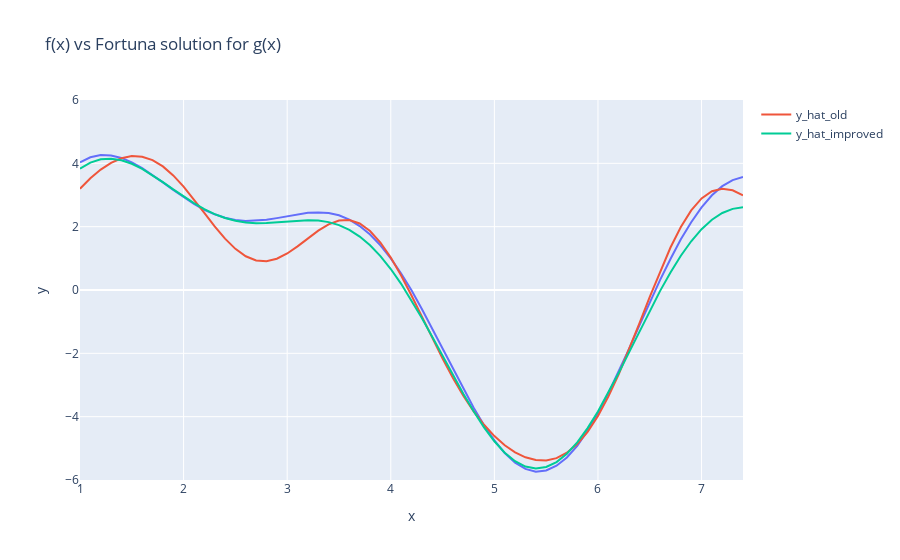

The code cell stored with this chart in its notebook:
### Markdown cell above
# Task 4 -- Revisit the Fortuna Algorithm

Below is a implementation of Fortuna that uses fits linear function $f_{\theta} = a x + b$ where $\theta = \{a,b\}$ to a function $g(x)$.  
However, as is evidently from the graph, $g(x)$ is not a linear function.  

1) Change the code to instead use $f_{\theta}(x) = \sum\limits_{k=1}^{3} \Psi_k \sin(\gamma_k (x + \omega_k)) $.  
  Such that $|\theta| = 9$, where each parameter $c$ in $\theta$ is in $[-4. 4]$.  
That is, $f_{\theta}(x)$ is a sum of three sin terms. **Do not change the range of the sample\_theta function.**

3) However, it seems Fortuna (on average) struggles to find the optimal parameters $\theta$.  
Therefore you will have to innovate and change the Fortuna algorithm so that it faster finds "better solutions".
What changes did you make and **why** did you make them, and how did you measure how efficient these changes were?  
A excellent solution here will have an expected best loss of less than 5 using 100000 guesses. (take the average over 100 runs).
**But ANY improvment is sufficient to pass!**  

4) Using your newly made modified Fortuna Algorithm optimize the function: $h(x) = \mu - (\zeta sin(\kappa x) )  (\tau (x + \lambda))$ .  
The y values for this function can be found in the numpy array ys_h_1 (in the code below).  
Also test the values for ys_h_2. (the x is the same for all functions).

Does your new and improved Fortuna outperform the regular fortuna on this function as well? Why?   
**Remember to change your model to match $h(x)$**


4) [**Optional**] Develop a multiprocces implemention of the Fortuna algorithm using python's multiprocessing library (https://docs.python.org/3/library/multiprocessing.html).  
How are the speed ups? Are Fortuna really suited to parallel execution?

### Code cell
%%time
# the magic %%time has to be the first line in the cell, and reports the total exec time of the cell.

# ============================================================
# Imports
# ============================================================
import random
import numpy as np
import plotly.express as px
import tqdm

# ============================================================
# Models: g(x) and h(x)
# ============================================================
def predict(x, theta):
    """
    g(x): Sum of 3 sine terms.
    theta = (a1, b1, c1,  a2, b2, c2,  a3, b3, c3)
    """
    a_1, b_1, c_1, a_2, b_2, c_2, a_3, b_3, c_3 = theta
    return a_1 * np.sin(b_1*(x + c_1)) + a_2 * np.sin(b_2*(x + c_2)) + a_3 * np.sin(b_3*(x + c_3)) # this is the model

def predict_h(x, theta):
    """
    h(x): a - (b * sin(c * x)) * (d * (x + e))
    theta = (a, b, c, d, e)
    """
    a, b, c, d, e = theta
    return a - (b * np.sin(c * x)) * (d * (x + e))

# ============================================================
# Utilities
# ============================================================
def sample_theta(size_of_theta):
    theta = np.random.uniform(-4, 4, size=size_of_theta)
    return theta

def get_loss(y_hat, ys):
    loss = ((y_hat - ys)**2).sum()
    return loss

# ============================================================
# Fortuna (baseline): pure random search, repeated
# ============================================================
def old_fortuna(func, xs, ys, best_losses, best_thetas, n_params, repetitions):
    """
    Baseline Fortuna:
      - For each repetition:
          * Draw many random thetas
          * Keep the best (lowest loss) within this repetition
      - Append the per-repetition best (loss, theta) to output lists
      - Finally print average best loss and overall best across repetitions

    Arguments:
      func         : model function: func(xs, theta) -> y_hat
      xs, ys       : data (1D xs, 1D ys)
      best_losses  : list to append per-repetition best loss
      best_thetas  : list to append per-repetition best theta
      n_params     : dimensionality of theta (9 for g, 5 for h)
      repetitions  : how many outer repetitions (e.g., 100)
    """
    best_loss = float('inf')
    best_theta = sample_theta(n_params)

    for _ in tqdm.tqdm(range(repetitions)): # repeat the whole random search 100 times to get a better estimate of the best loss.
        for _ in range(100000): 
            curr_theta = sample_theta(n_params)
            y_hat = func(xs, curr_theta)
            curr_loss = get_loss(y_hat, ys)

            if best_loss > curr_loss:
                best_loss = curr_loss
                best_theta = curr_theta

        best_losses.append(best_loss)  # store the best loss of this repetition
        best_thetas.append(best_theta) # store the best theta of this repetition

    print("Average best loss old fortuna:", np.mean(best_losses))
    print("Overall best loss old fortuna:", best_losses[np.argmin(best_losses)]) 
    print("Overall best theta old fortuna:", best_thetas[np.argmin(best_losses)])

# ============================================================
# Fortuna (improved): random search + local refinement
# ============================================================
def improved_fortuna(func, xs, ys, best_losses, best_thetas, n_params, repetitions):
    """
    Improved Fortuna:
      1) Run the same random search as 'old_fortuna' to populate best_losses/best_thetas per repetition.
      2) Local refinement: pick the indices of the k (here 10) best losses found so far, and
         jiggle their thetas with small uniform noise in [-epsilon, +epsilon] to (hopefully) escape shallow minima.

    Notes:
      - 'epsilon' is a small step size for local search (defined below).
      - The refinement loop is modest (100 passes) to keep runtime manageable.
    """
    best_loss = float('inf')
    best_theta = sample_theta(n_params)

    for _ in tqdm.tqdm(range(repetitions)): # repeat the whole random search 100 times to get a better estimate of the best loss.
        for _ in range(100000): 
            curr_theta = sample_theta(n_params)
            y_hat = func(xs, curr_theta)
            curr_loss = get_loss(y_hat, ys)

            if best_loss > curr_loss:
                best_loss = curr_loss
                best_theta = curr_theta

        best_losses.append(best_loss)
        best_thetas.append(best_theta)

    # Local minima search around the best solutions found so far
    indices_smallest = np.argsort(best_losses)[:10] # pick top-10 candidates for refinement
    for _ in tqdm.tqdm(range(100)):
        for i in indices_smallest:
            new_theta = best_thetas[i] + np.random.uniform(-epsilon, epsilon, size=n_params)
            y_hat = func(xs, new_theta)
            new_loss = get_loss(y_hat, ys)

            if new_loss < best_losses[i]:
                best_losses[i] = new_loss
                best_thetas[i] = new_theta

    print("Average best loss improved fortuna:", np.mean(best_losses))
    print("Overall best loss improved fortuna:", best_losses[np.argmin(best_losses)])
    print("Overall best theta improved fortuna:", best_thetas[np.argmin(best_losses)])

# ============================================================
# Data: x-grid and three target series (ys, ys_h_1, ys_h_2)
# ============================================================
xs = np.array([1.0, 1.1, 1.2, 1.3, 1.4, 1.5, 1.6, 1.7, 1.8, 1.9, 2.0, 2.1, 2.2, 2.3, 2.4, 2.5, 2.6, 2.7, 2.8, 2.9, 3.0, 3.1, 3.2, 3.3, 3.4, 3.5, 3.6, 3.7, 3.8, 3.9, 4.0, 4.1, 4.2, 4.3, 4.4, 4.5, 4.6, 4.7, 4.8, 4.9, 5.0, 5.1, 5.2, 5.3, 5.4, 5.5, 5.6, 5.7, 5.8, 5.9, 6.0, 6.1, 6.2, 6.3, 6.4, 6.5, 6.6, 6.7, 6.8, 6.9, 7.0, 7.1, 7.2, 7.3, 7.4])
ys = np.array([4.03, 4.19, 4.26, 4.25, 4.17, 4.03, 3.85, 3.63, 3.40, 3.16, 2.93, 2.72, 2.53, 2.39, 2.28, 2.21, 2.18, 2.19, 2.22, 2.27, 2.33, 2.39, 2.44, 2.45, 2.43, 2.36, 2.22, 2.02, 1.75, 1.41, 1.00, 0.52, -0.01, -0.60, -1.22, -1.86, -2.50, -3.13, -3.72, -4.27, -4.75, -5.15, -5.45, -5.65, -5.74, -5.70, -5.55, -5.29, -4.92, -4.44, -3.89, -3.26, -2.58, -1.86, -1.12, -0.39, 0.32, 0.98, 1.60, 2.14, 2.61, 2.99, 3.28, 3.47, 3.57])

ys_h_1 = np.array([15.98, 21.42, 24.1, 23.87, 21.0, 16.11, 10.06, 3.79, -1.8, -6.01, -8.39, -8.82, -7.47, -4.77, -1.3, 2.31, 5.49, 7.81, 9.04, 9.18, 8.44, 7.15, 5.72, 4.54, 3.89, 3.9, 4.52, 5.54, 6.63, 7.39, 7.49, 6.7, 4.97, 2.44, -0.54, -3.48, -5.8, -6.98, -6.61, -4.51, -0.79, 4.2, 9.8, 15.21, 19.57, 22.09, 22.2, 19.63, 14.52, 7.41, -0.83, -9.07, -16.11, -20.83, -22.36, -20.27, -14.59, -5.91, 4.72, 15.9, 26.06, 33.69, 37.58, 36.94, 31.64])
ys_h_2 = np.array([[5.87, 5.83, 5.74, 5.62, 5.48, 16.58, 18.21, 18.49, 17.54, 15.54, 4.15, 3.9, 3.65, 3.42, 3.2, -1.9, -3.32, -3.97, -3.91, -3.27, 2.38, 2.36, 2.39, 2.46, 2.57, 2.2, 1.93, 1.22, 0.17, -1.06, 4.18, 4.59, 5.04, 5.52, 6.02, -1.49, 0.74, 3.55, 6.75, 10.06, 9.39, 9.95, 10.5, 11.02, 11.52, 16.0, 12.82, 8.47, 3.21, -2.62, 13.61, 13.76, 13.84, 13.84, 13.77, -24.16, -22.03, -17.9, -11.95, -4.55, 11.63, 10.99, 10.27, 9.47, 8.61]])

# ============================================================
# Hyperparameters
# ============================================================
n_params_g = 9
n_params_h = 5

repetitions = 100 # Number of times to repeat the whole random search to get a better estimate of the best loss.

# Two different storing arrays for the two different versions of Fortuna
best_losses_old = []
best_thetas_old = []
best_losses_improved = []
best_thetas_improved = []

epsilon = 0.1 # step size for local minima search

# ============================================================
# Run on g(x): old vs improved Fortuna
# ============================================================
old_fortuna(predict, xs, ys, best_losses_old, best_thetas_old, n_params_g, repetitions)
improved_fortuna(predict, xs, ys, best_losses_improved, best_thetas_improved, n_params_g, repetitions)

# Plot only g(x) results: ground truth vs best old vs best improved
fig = px.line(x=xs, y=ys, title="f(x) vs Fortuna solution for g(x)")
if best_thetas_old:
    fig.add_scatter(x=xs, y=predict(xs, best_thetas_old[np.argmin(best_losses_old)]), mode='lines', name="y_hat_old")
if best_thetas_improved:
    fig.add_scatter(x=xs, y=predict(xs, best_thetas_improved[np.argmin(best_losses_improved)]), mode='lines', name="y_hat_improved")
fig.update_layout(xaxis_range=[xs.min(),xs.max()], yaxis_range=[-6,6])
fig.show()

# ============================================================
# Run on h(x): two different target series
# ============================================================
# Reset accumulators for h(x) experiments
best_losses_old = []
best_thetas_old = []
best_losses_improved = []
best_thetas_improved = []

print("Now running h(x) with ys_h_1")
old_fortuna(predict_h, xs, ys_h_1, best_losses_old, best_thetas_old, n_params_h, repetitions)
improved_fortuna(predict_h, xs, ys_h_1, best_losses_improved, best_thetas_improved, n_params_h, repetitions)

# Reset again before second h(x) target
best_losses_old = []
best_thetas_old = []
best_losses_improved = []
best_thetas_improved = []

print("\nNow running h(x) with ys_h_2")
old_fortuna(predict_h, xs, ys_h_2, best_losses_old, best_thetas_old, n_params_h, repetitions)
improved_fortuna(predict_h, xs, ys_h_2, best_losses_improved, best_thetas_improved, n_params_h, repetitions)

# ============================================================
# Notes for the report / grading
# ============================================================
"""
2) I Implemented the improved Fortuna algorithm by adding a local minima search around the best solutions found so far. This does not
directly lower the best loss average but it improves the best loss found overall. I measured the effects by calculating the average
best loss and the overall best loss and best theta.

3) The improved Fortuna algorithm had similar or even worse results for h(x) compared to the old Fortuna algorithm. This is because with g(x)
small changes in the parameters only lead to small changes in the curve, while with h(x) the changes can be more dramatic. Therefore it is
hard to find good parameters for h(x) because even if your are close to the perfect solution, the output could be off by a lot.
"""

### Figure 1 — Plotly figure (JSON) as saved in the notebook; plotly's stock layout.template omitted (floating-point values rounded to 4 significant figures)
{"data": [{"hovertemplate": "x=%{x}<br>y=%{y}<extra></extra>", "legendgroup": "", "line": {"color": "#636efa", "dash": "solid"}, "marker": {"symbol": "circle"}, "mode": "lines", "name": "", "orientation": "v", "showlegend": false, "type": "scatter", "x": [1.0, 1.1, 1.2, 1.3, 1.4, 1.5, 1.6, 1.7, 1.8, 1.9, 2.0, 2.1, 2.2, 2.3, 2.4, 2.5, 2.6, 2.7, 2.8, 2.9, 3.0, 3.1, 3.2, 3.3, 3.4, 3.5, 3.6, 3.7, 3.8, 3.9, 4.0, 4.1, 4.2, 4.3, 4.4, 4.5, 4.6, 4.7, 4.8, 4.9, 5.0, 5.1, 5.2, 5.3, 5.4, 5.5, 5.6, 5.7, 5.8, 5.9, 6.0, 6.1, 6.2, 6.3, 6.4, 6.5, 6.6, 6.7, 6.8, 6.9, 7.0, 7.1, 7.2, 7.3, 7.4], "xaxis": "x", "y": [4.03, 4.19, 4.26, 4.25, 4.17, 4.03, 3.85, 3.63, 3.4, 3.16, 2.93, 2.72, 2.53, 2.39, 2.28, 2.21, 2.18, 2.19, 2.22, 2.27, 2.33, 2.39, 2.44, 2.45, 2.43, 2.36, 2.22, 2.02, 1.75, 1.41, 1.0, 0.52, -0.01, -0.6, -1.22, -1.86, -2.5, -3.13, -3.72, -4.27, -4.75, -5.15, -5.45, -5.65, -5.74, -5.7, -5.55, -5.29, -4.92, -4.44, -3.89, -3.26, -2.58, -1.86, -1.12, -0.39, 0.32, 0.98, 1.6, 2.14, 2.61, 2.99, 3.28, 3.47, 3.57], "yaxis": "y"}, {"mode": "lines", "name": "y_hat_old", "type": "scatter", "x": [1.0, 1.1, 1.2, 1.3, 1.4, 1.5, 1.6, 1.7, 1.8, 1.9, 2.0, 2.1, 2.2, 2.3, 2.4, 2.5, 2.6, 2.7, 2.8, 2.9, 3.0, 3.1, 3.2, 3.3, 3.4, 3.5, 3.6, 3.7, 3.8, 3.9, 4.0, 4.1, 4.2, 4.3, 4.4, 4.5, 4.6, 4.7, 4.8, 4.9, 5.0, 5.1, 5.2, 5.3, 5.4, 5.5, 5.6, 5.7, 5.8, 5.9, 6.0, 6.1, 6.2, 6.3, 6.4, 6.5, 6.6, 6.7, 6.8, 6.9, 7.0, 7.1, 7.2, 7.3, 7.4], "y": [3.198, 3.528, 3.803, 4.016, 4.161, 4.228, 4.21, 4.101, 3.902, 3.619, 3.265, 2.861, 2.433, 2.01, 1.622, 1.3, 1.065, 0.9328, 0.9089, 0.9875, 1.152, 1.377, 1.63, 1.874, 2.073, 2.193, 2.208, 2.1, 1.863, 1.5, 1.025, 0.4579, -0.1731, -0.8393, -1.512, -2.165, -2.779, -3.337, -3.831, -4.256, -4.613, -4.903, -5.127, -5.284, -5.371, -5.382, -5.309, -5.139, -4.865, -4.478, -3.978, -3.368, -2.662, -1.882, -1.055, -0.2173, 0.5944, 1.342, 1.991, 2.514, 2.893, 3.12, 3.199, 3.148, 2.99]}, {"mode": "lines", "name": "y_hat_improved", "type": "scatter", "x": [1.0, 1.1, 1.2, 1.3, 1.4, 1.5, 1.6, 1.7, 1.8, 1.9, 2.0, 2.1, 2.2, 2.3, 2.4, 2.5, 2.6, 2.7, 2.8, 2.9, 3.0, 3.1, 3.2, 3.3, 3.4, 3.5, 3.6, 3.7, 3.8, 3.9, 4.0, 4.1, 4.2, 4.3, 4.4, 4.5, 4.6, 4.7, 4.8, 4.9, 5.0, 5.1, 5.2, 5.3, 5.4, 5.5, 5.6, 5.7, 5.8, 5.9, 6.0, 6.1, 6.2, 6.3, 6.4, 6.5, 6.6, 6.7, 6.8, 6.9, 7.0, 7.1, 7.2, 7.3, 7.4], "y": [3.831, 4.022, 4.126, 4.148, 4.098, 3.986, 3.825, 3.628, 3.409, 3.18, 2.955, 2.744, 2.555, 2.397, 2.273, 2.185, 2.132, 2.111, 2.115, 2.136, 2.166, 2.193, 2.206, 2.193, 2.144, 2.048, 1.898, 1.686, 1.41, 1.068, 0.6615, 0.1952, -0.3232, -0.8839, -1.474, -2.08, -2.686, -3.275, -3.831, -4.336, -4.776, -5.136, -5.405, -5.574, -5.637, -5.589, -5.433, -5.171, -4.811, -4.362, -3.838, -3.253, -2.624, -1.969, -1.306, -0.6525, -0.02681, 0.5558, 1.081, 1.539, 1.92, 2.218, 2.432, 2.562, 2.613]}], "layout": {"legend": {"tracegroupgap": 0}, "title": {"text": "f(x) vs Fortuna solution for g(x)"}, "xaxis": {"anchor": "y", "domain": [0, 1], "range": [1, 7.4], "title": {"text": "x"}}, "yaxis": {"anchor": "x", "domain": [0, 1], "range": [-6, 6], "title": {"text": "y"}}}}
